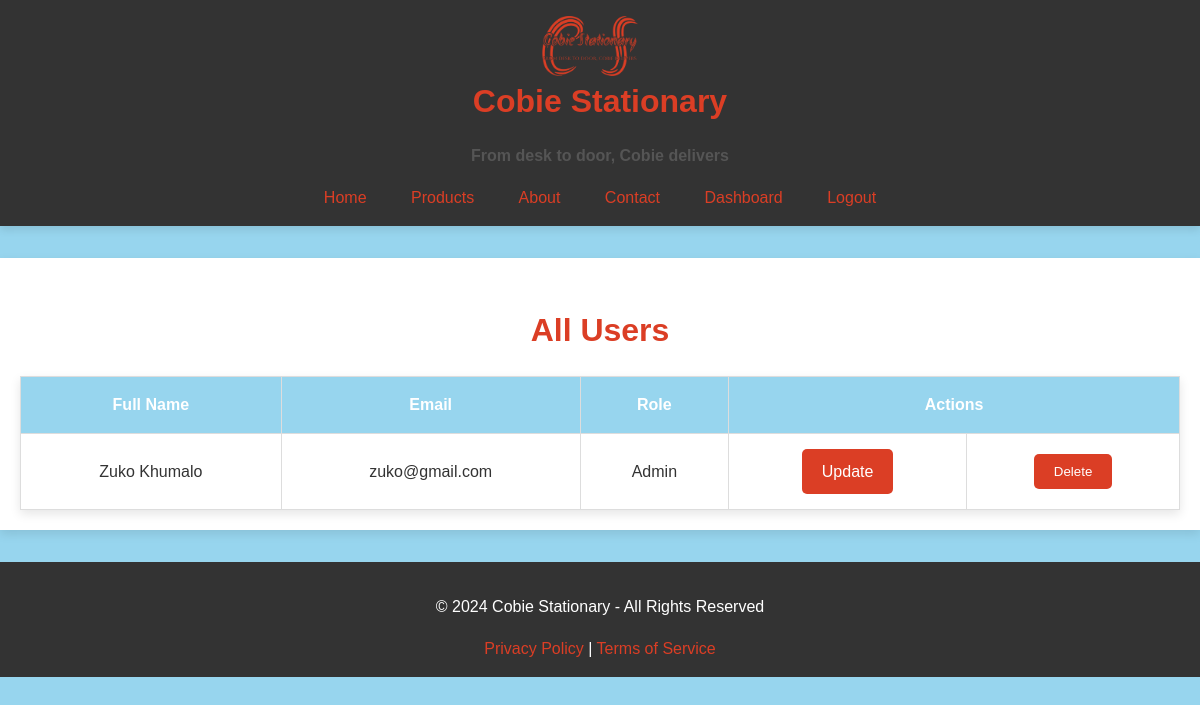
/reg/view/users (signed in), run on an earlier commit of the app's database.
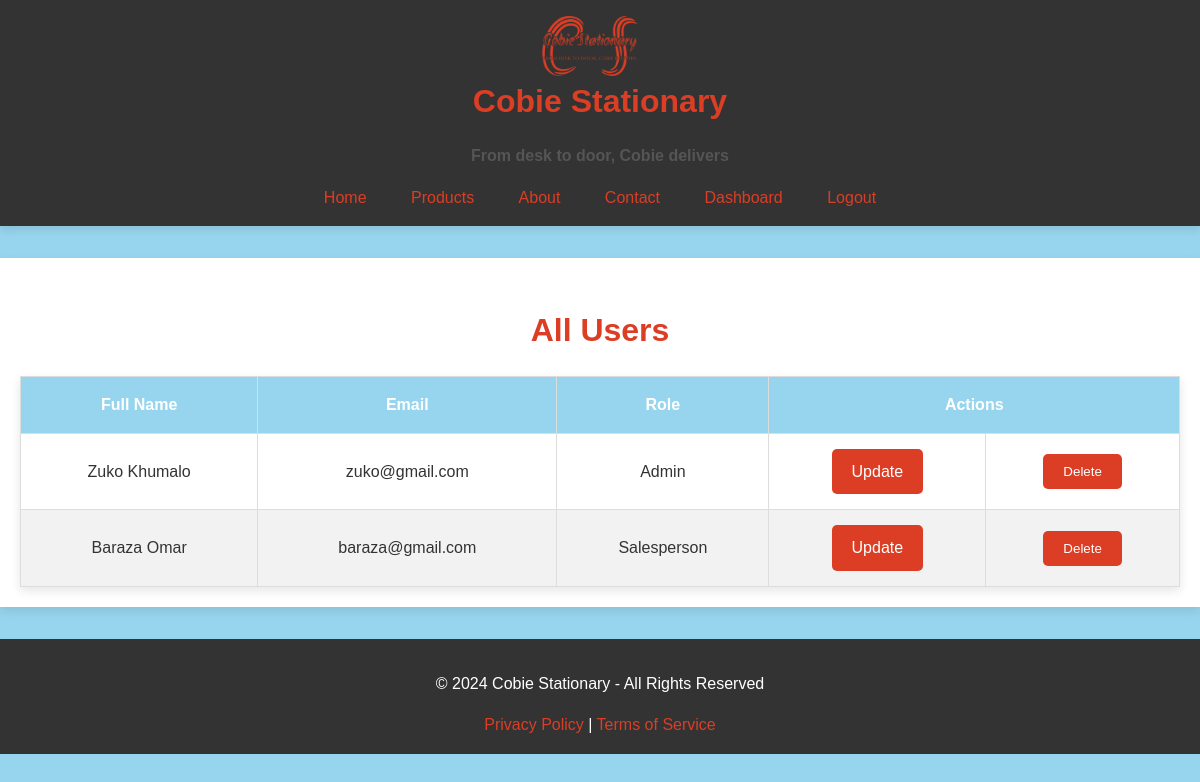
And on a later commit of the database.
### app/models.py (models this page shows, shortened)
class User(db.Model, UserMixin):
    __tablename__ = 'users'
    user_id = db.Column(db.Integer, primary_key=True, autoincrement=True)
    full_name = db.Column(db.String(255), nullable=True)
    email = db.Column(db.String(255), nullable=True)
    password_hash = db.Column(db.String(255), nullable=False)
    role = db.Column(db.Enum('Admin', 'Salesperson'), default='Salesperson')
    sales = db.relationship('Sale', backref='user', lazy=True)

### app/reg/routes.py (the view)
@reg_bp.route('/view/users')
@login_required
def view_users():
    users = User.query.all()
    return render_template('view_users.html',users=users)

### app/reg/templates/view_users.html (shortened to what this page needs)
{% extends 'base.html' %}
{% block head %}
<link rel="stylesheet" href="{{ url_for('static', filename='css/view_users.css') }}">
<link rel="stylesheet" href="{{ url_for('static', filename='css/tables.css') }}">
{% endblock %}
{% block content %}
    <h2>All Users</h2>
    <table class="table">
        <thead>
            <tr>
                <th>Full Name</th>
                <th>Email</th>
                <th>Role</th>
                <th colspan="2">Actions</th>
            </tr>
        </thead>
        <tbody>
            {% for user in users %}
            <tr>
                <td>{{ user.full_name }}</td>
                <td>{{ user.email }}</td>
                <td>{{ user.role }}</td>
                <td>
                    <a href="{{ url_for('reg.update_user', user_id=user.user_id) }}" class="btn btn-primary">Update</a>
                </td>
                <td>
                    <form method="POST" action="{{ url_for('reg.delete_user', user_id=user.user_id) }}" onsubmit="return confirm('Are you sure you want to delete this user?');">
                        <button type="submit" class="btn btn-danger">Delete</button>
                    </form>
                </td>
            </tr>
            {% endfor %}
        </tbody>
    </table>
{% endblock %}

What changed in the data, as far as the page shows it:
added User: full_name "Baraza Omar", email "baraza@gmail.com", role "Salesperson"
